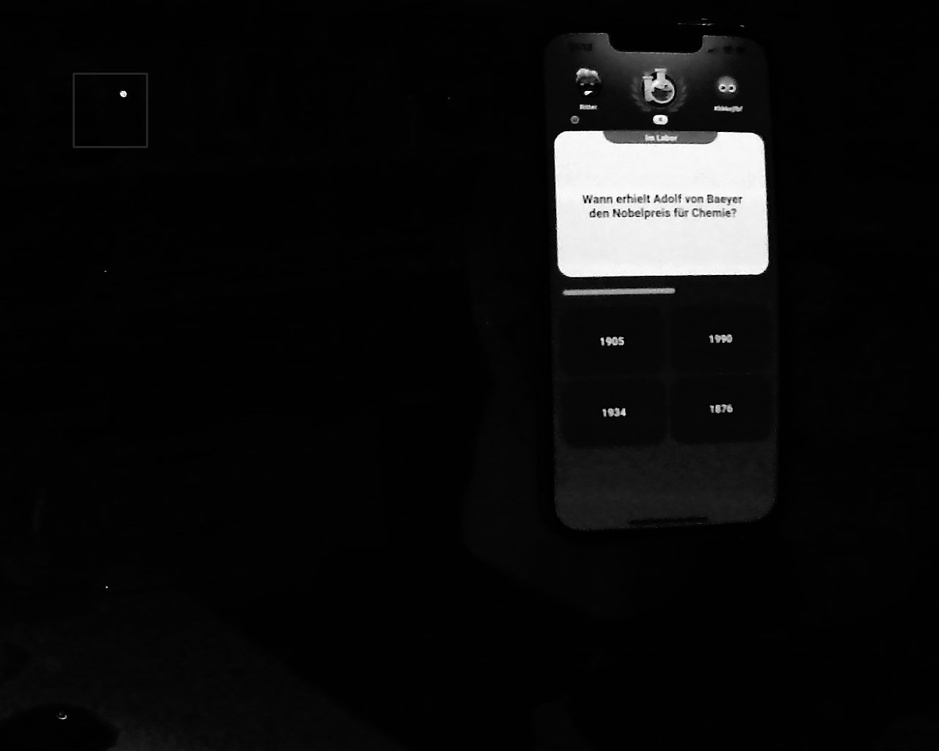
#> input picture testing/capture.jpg, 939 x 751 px, shrunk from 1280 x 1024 before the run
$ python PIL_rectangle_test.py
#> lines starting #> are read from the running program, lines starting #| are printed output that depends on the picture
import matplotlib.pyplot as plt
from matplotlib.patches import Rectangle
from PIL import Image

import json

with open('results.json', 'r') as f:
#> (reads testing/results.json from the repository)
  data = json.load(f)

im = Image.open('capture.jpg')
#> im is the input picture: PIL image 939x751 L; min 0, max 255, mean 13.9

# Display the image
plt.imshow(im)

# Get the current reference
ax = plt.gca()


for regions in data['regions']:
    for line in regions['lines']:
        x1, y1, x2, y2 = [int(x) for x in line['boundingBox'].split(",")]
        # Create a Rectangle patch 127,59,144,347
        rect = Rectangle((x1, y1), x2, y2, linewidth=1, edgecolor='r', facecolor='none')
        # Add the patch to the Axes
        ax.add_patch(rect)

plt.show()
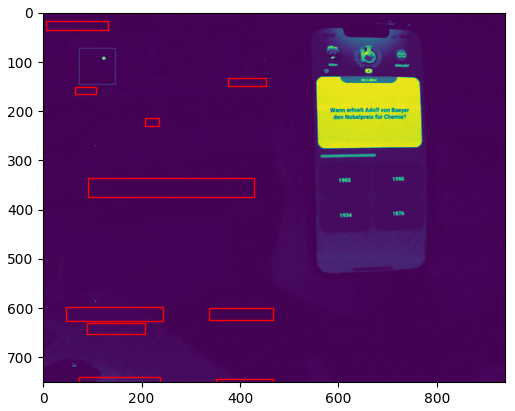
#> figure drawn by matplotlib, 1 panel
